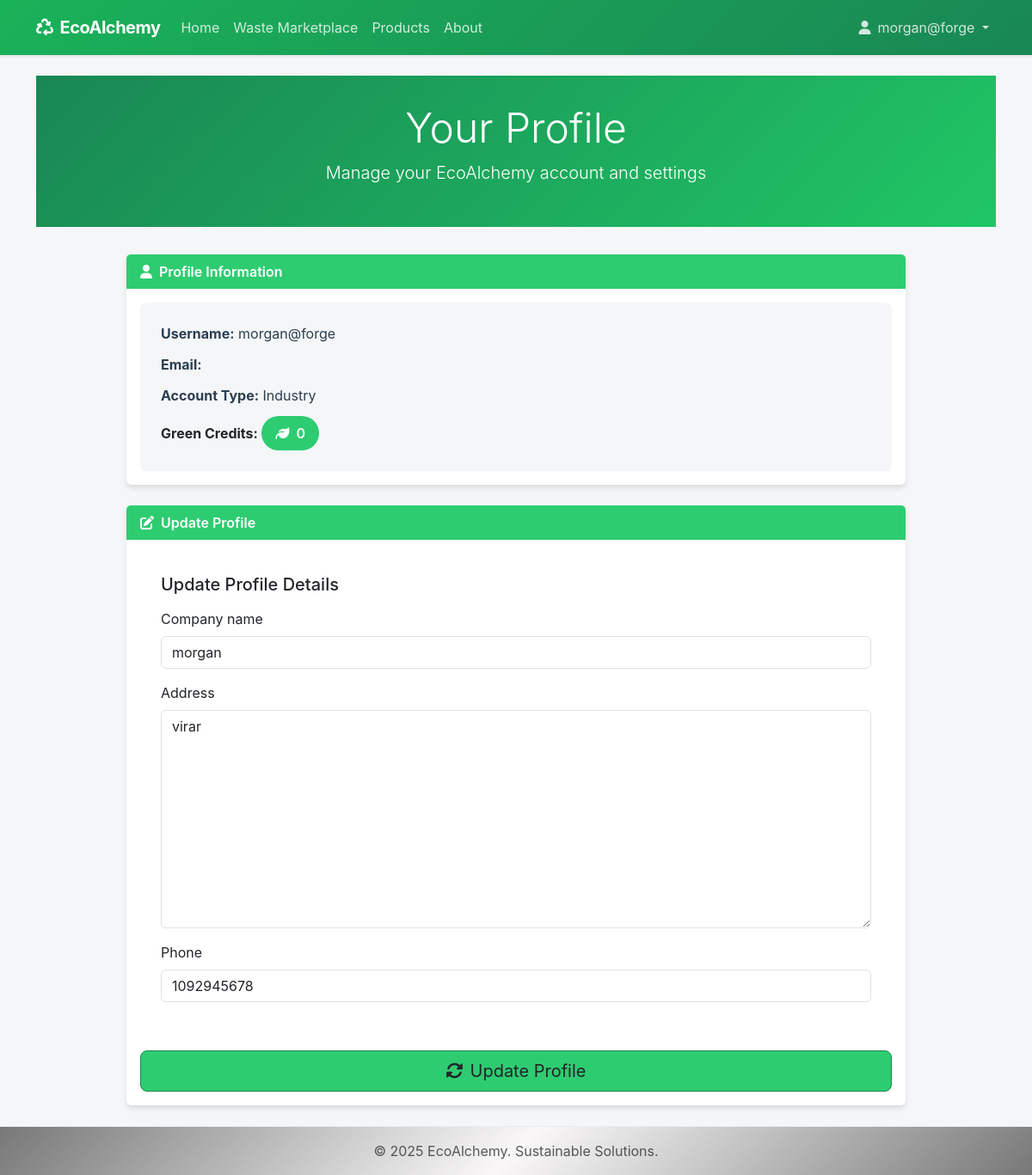
Page /accounts/profile/ (signed in) on the committed database.
### accounts/models.py (models this page shows, shortened)
class UserProfile(models.Model):
    USER_TYPE_CHOICES = (
        ('regular', 'Regular User'),
        ('industry', 'Industry'),
        ('consultant', 'Consultant'),
    )
    user = models.OneToOneField(User, on_delete=models.CASCADE, related_name='profile')
    user_type = models.CharField(max_length=20, choices=USER_TYPE_CHOICES, default='regular')
    company_name = models.CharField(max_length=255, blank=True, null=True)
    address = models.TextField(blank=True, null=True)
    phone = models.CharField(max_length=20, blank=True, null=True)
    green_credits = models.PositiveIntegerField(default=0)

### accounts/views.py (the view)
# urls.py: path('profile/', views.profile, name='profile'),
@login_required
def profile(request):
    if request.method == 'POST':
        form = UserProfileForm(request.POST, instance=request.user.profile)
        if form.is_valid():
            form.save()
            messages.success(request, 'Profile updated successfully!')
            return redirect('profile')
    else:
        form = UserProfileForm(instance=request.user.profile)
    return render(request, 'accounts/profile.html', {'form': form})

### accounts/forms.py
class UserProfileForm(forms.ModelForm):
    class Meta:
        model = UserProfile
        fields = ['company_name', 'address', 'phone']

### accounts/templates/accounts/profile.html (shortened to what this page needs)
{% extends 'core/base.html' %}
{% load crispy_forms_tags %}
{% block content %}
<div class="profile-header">
    <div class="container">
        <h1 class="display-5">Your Profile</h1>
        <p class="lead">Manage your EcoAlchemy account and settings</p>
    </div>
</div>
<div class="container">
    <div class="row">
        <div class="col-md-10 offset-md-1">
            <div class="card profile-card">
                <div class="card-header">
                    <i class="fas fa-user me-2"></i>Profile Information
                </div>
                <div class="card-body">
                    <div class="profile-info">
                        <p><strong>Username:</strong> {{ user.username }}</p>
                        <p><strong>Email:</strong> {{ user.email }}</p>
                        <p><strong>Account Type:</strong> {{ user.profile.get_user_type_display }}</p>
                        <div>
                            <strong>Green Credits:</strong>
                            <span class="green-credits-badge">
                                <i class="fas fa-leaf me-2"></i>{{ user.profile.green_credits }}
                            </span>
                        </div>
                    </div>
                </div>
            </div>
            <div class="card update-profile-card">
                <div class="card-header">
                    <i class="fas fa-edit me-2"></i>Update Profile
                </div>
                <div class="card-body">
                    <form method="post">
                        <div class="form-section">
                            <h5 class="mb-3 text-green">Update Profile Details</h5>
                            {{ form|crispy }}
                        </div>
                        <div class="d-grid gap-2 mt-3">
                            <button type="submit" class="btn update-btn btn-lg">
                                <i class="fas fa-sync-alt me-2"></i>Update Profile
                            </button>
                        </div>
                    </form>
                </div>
            </div>
        </div>
    </div>
</div>
{% endblock %}

### core/templates/core/base.html (shortened to what this page needs)
<!DOCTYPE html>
<html lang="en">
<head>
    <link href="https://cdn.jsdelivr.net/npm/bootstrap@5.3.2/dist/css/bootstrap.min.css" rel="stylesheet">
    <link href="https://cdnjs.cloudflare.com/ajax/libs/font-awesome/6.4.0/css/all.min.css" rel="stylesheet">
</head>
<body>
    <nav class="navbar navbar-expand-lg navbar-dark">
        <div class="container">
            <a class="navbar-brand" href="{% url 'home' %}">
                <i class="fas fa-recycle me-2"></i>EcoAlchemy
            </a>
            <div class="collapse navbar-collapse" id="navbarNav">
                <ul class="navbar-nav me-auto">
                    <li class="nav-item">
                        <a class="nav-link" href="{% url 'home' %}">Home</a>
                    </li>
                    <li class="nav-item">
                        <a class="nav-link" href="{% url 'waste_list' %}">Waste Marketplace</a>
                    </li>
                    <li class="nav-item">
                        <a class="nav-link" href="{% url 'product_list' %}">Products</a>
                    </li>
                    <li class="nav-item">
                        <a class="nav-link" href="{% url 'about' %}">About</a>
                    </li>
                </ul>
                <ul class="navbar-nav">
                    {% if user.is_authenticated %}
                        <li class="nav-item dropdown">
                            <a class="nav-link dropdown-toggle" href="#" id="userMenu" role="button" data-bs-toggle="dropdown" aria-expanded="false">
                                <i class="fas fa-user me-2"></i>{{ user.username }}
                            </a>
                        </li>
                    {% endif %}
                </ul>
            </div>
        </div>
    </nav>
    <div class="container my-4">
        {% block content %}{% endblock %}
    </div>
    <footer class="footer mt-auto py-3">
        <div class="container text-center">
            <span class="text-muted">© 2025 EcoAlchemy. Sustainable Solutions.</span>
        </div>
    </footer>
</body>
</html>

### core/templates/core/base.html (style rules this page uses)
:root { --primary-color: #198754; --secondary-color: #27ae60; --light-bg: #f4f6f7; }
body { font-family: 'Inter', -apple-system, BlinkMacSystemFont, 'Segoe UI', Roboto, Oxygen, Ubuntu, Cantarell, 'Open Sans', 'Helvetica Neue', sans-serif; background-color: var(--light-bg); color: #2c3e50; }
.navbar { background: linear-gradient(135deg, #1ab259 0%, #198754 100%)!important; box-shadow: 0 2px 4px rgba(0,0,0,0.1); padding: 0.75rem 1rem; }
.navbar-brand { font-weight: 700; letter-spacing: -0.5px; }
.nav-link { color: rgba(255,255,255,0.8) !important; transition: color 0.3s ease; }
.footer { background: linear-gradient(135deg, #787878 0%,#f9f7f7 50%, #787878 100%)!important; border-top: 1px solid #e9ecef; }

### accounts/templates/accounts/profile.html (style rules this page uses)
.profile-header { background: linear-gradient(135deg, #198754 0%, #20c665 100%); color: white; padding: 2rem 0; margin-bottom: 2rem; text-align: center; }
.profile-card { border: none; box-shadow: 0 4px 6px rgba(0,0,0,0.1); transition: all 0.3s ease; margin-bottom: 1.5rem; }
.profile-card .card-header { background-color: #2ecc71; color: white; font-weight: 600; border-bottom: none; }
.profile-info { background-color: #f4f6f7; border-radius: 8px; padding: 1.5rem; height: 100%; }
.profile-info p { margin-bottom: 0.75rem; color: #2c3e50; }
.green-credits-badge { background-color: #2ecc71; color: white; padding: 0.5rem 1rem; border-radius: 20px; display: inline-block; font-weight: 600; }
.update-profile-card { border: none; box-shadow: 0 4px 6px rgba(0,0,0,0.1); transition: all 0.3s ease; }
.update-profile-card .card-header { background-color:#2ecc71; color: white; font-weight: 600; border-bottom: none; }
.form-section { background-color: #ffffff; border-radius: 8px; padding: 1.5rem; }
.update-btn { background-color: #2ecc71; border-color: #198754; transition: all 0.3s ease; }

### rows in the picture
UserProfile: company_name "morgan", address "virar", phone "1092945678"

### other values in the picture
{{ user.username }} "morgan@forge"
{{ user.profile.get_user_type_display }} "Industry"
{{ user.profile.green_credits }} "0"
